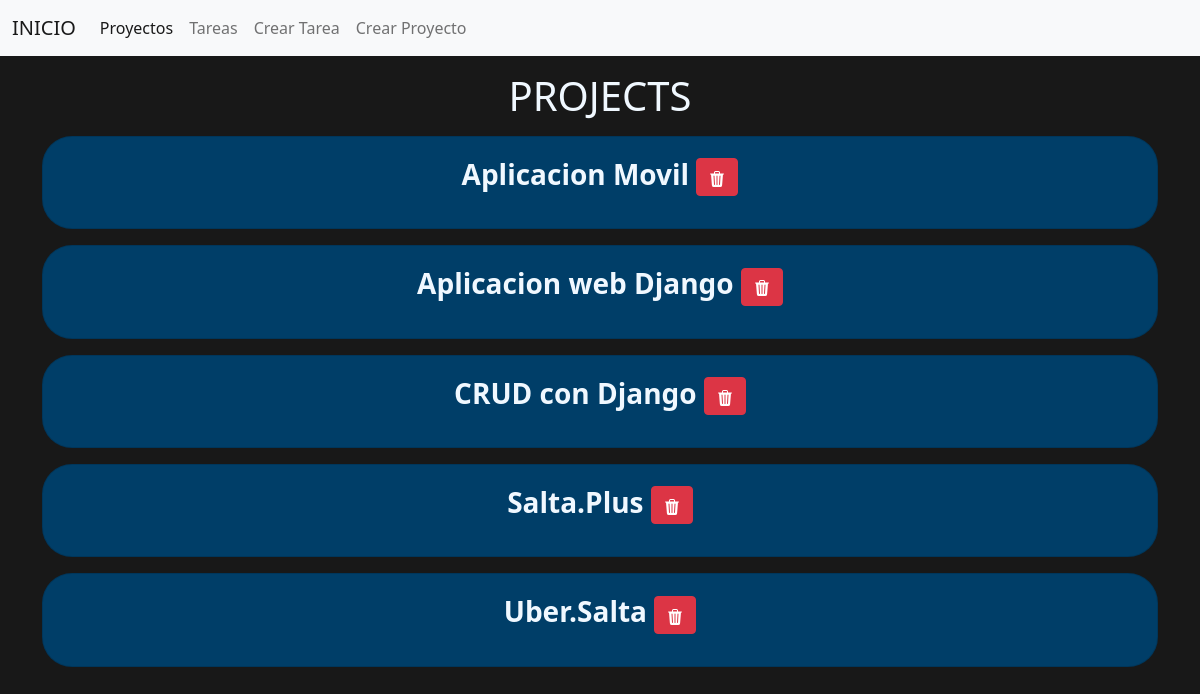
Page /home/projects/ on the earlier database version.
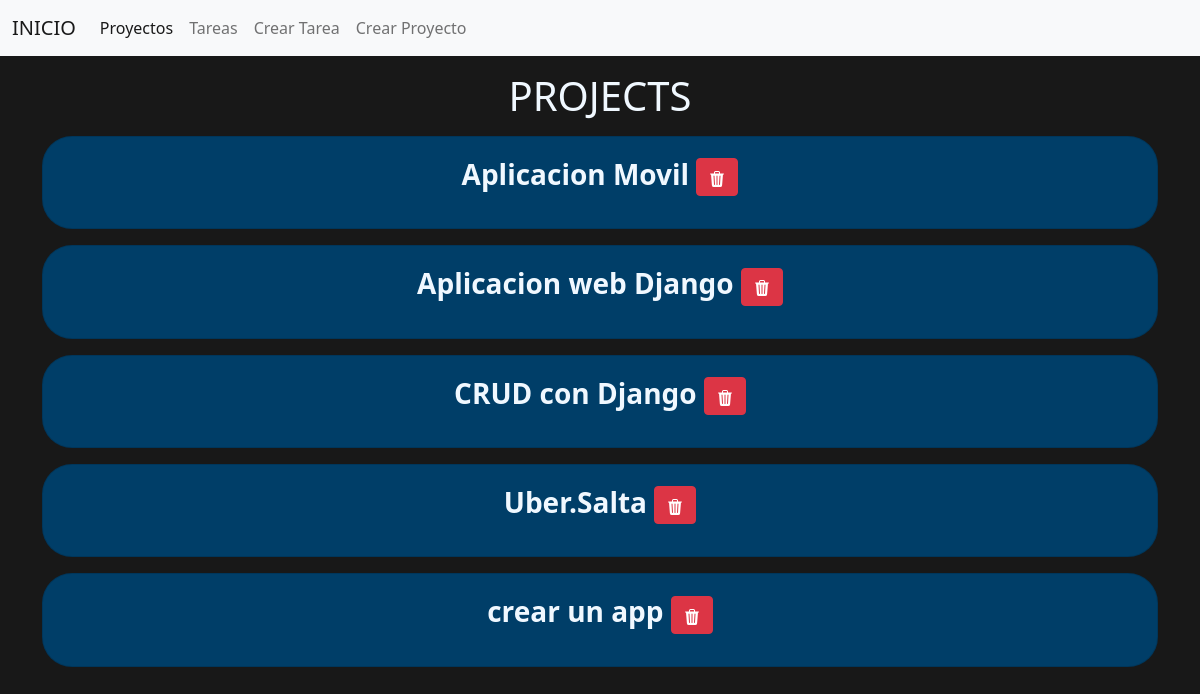
Same page on the later database version.
### myapp/models.py (models this page shows)
class Project(models.Model):
    name = models.CharField(max_length=20)
    def __str__(self):
        return self.name

### myapp/views.py (the view)
# urls.py: path('projects/', views.projects, name='proyectos'),
def projects(request):
    proyectos = Project.objects.all()
    return render(request, 'myapp/proyectos.html', {
        "projects": proyectos
    })

### myapp/templates/myapp/proyectos.html (shortened to what this page needs)
<!DOCTYPE html>
<html lang="en">
<head>
    <link href="https://cdn.jsdelivr.net/npm/bootstrap@5.0.2/dist/css/bootstrap.min.css" rel="stylesheet">
</head>
<body>
    {% extends 'myapp/base.html' %}
    {% block content%}
    <div class="container">
        <h1 class="text-center m-3">PROJECTS </h1>
        {% for proyecto in projects %}
        <div class="card mt-3 text-center">
            <div class="card-body">
                <p class="titleProject fs-3 fw-bold">
                    {{ proyecto }}
                    <a href="{% url 'eliminar_proyecto' proyecto.id %}">
                        <button type="button" class="btn btn-danger">
                        </button>
                    </a>
                </p>
            </div>
        </div>
        {% endfor %}
    </div>
    {% endblock %}

Differences in the rows shown:
removed Project: name "Salta.Plus"
added Project: name "crear un app"
